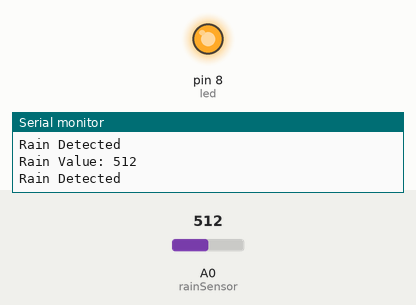
The sketch below on a simulated Arduino Uno, built with avr-gcc and run on an emulated ATmega328P. On the bench: output pins drawn as LEDs (lit = HIGH), the last lines printed to the serial monitor. The inputs (shaded band) are chosen by the test bench; at power-on: A0 (rainSensor) = 512.

Above: at 1.8 s.
1.9 s: A0 (rainSensor) set to 490
At 2.5 s:
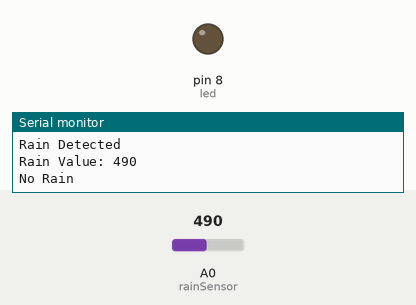
3.5 s: A0 (rainSensor) set to 510
At 5.2 s:
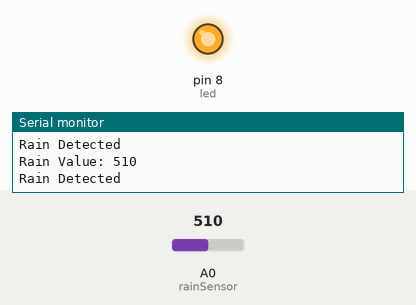
5.5 s: A0 (rainSensor) set to 306
At 6.8 s:
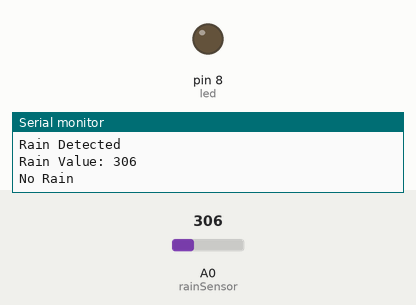
Timing chart, 0 to 8.5 s (numbered marks = the images above; inputs shaded):
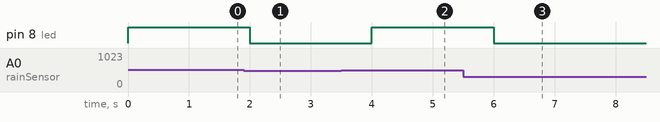

Measured:
- the behaviour switches between 501 and 500 on A0 (rainSensor) (found by bisection; images 0 and 1)
- after the input at 1.9 s, pin 8 (led): HIGH → LOW after 0.10 s
- after the input at 3.5 s, pin 8 (led): LOW → HIGH after 0.50 s
- after the input at 5.5 s, pin 8 (led): HIGH → LOW after 0.50 s

The sketch:

rainsensor.cpp.ino
```cpp
int rainSensor = A0;
int led = 8;

void setup() {
  pinMode(led, OUTPUT);
  Serial.begin(9600);
}

void loop() {
  int rainValue = analogRead(rainSensor);

  Serial.print("Rain Value: ");
  Serial.println(rainValue);

  if (rainValue > 500) {
    digitalWrite(led, HIGH);
    Serial.println("Rain Detected");
  } else {
    digitalWrite(led, LOW);
    Serial.println("No Rain");
  }

  delay(1000);
}
```
